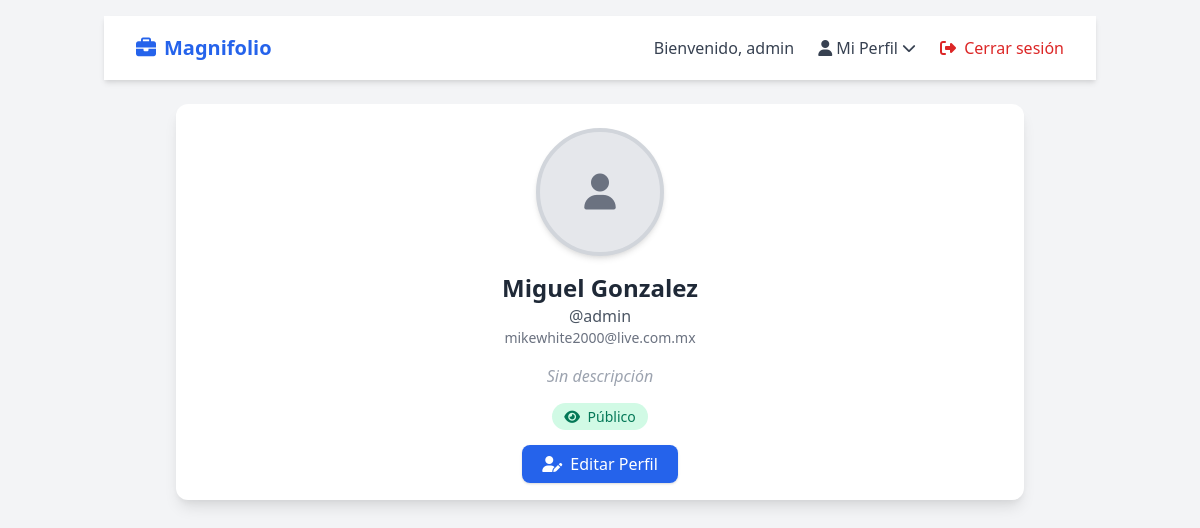
Before: /mi_perfil/ (signed in) with the older database file.
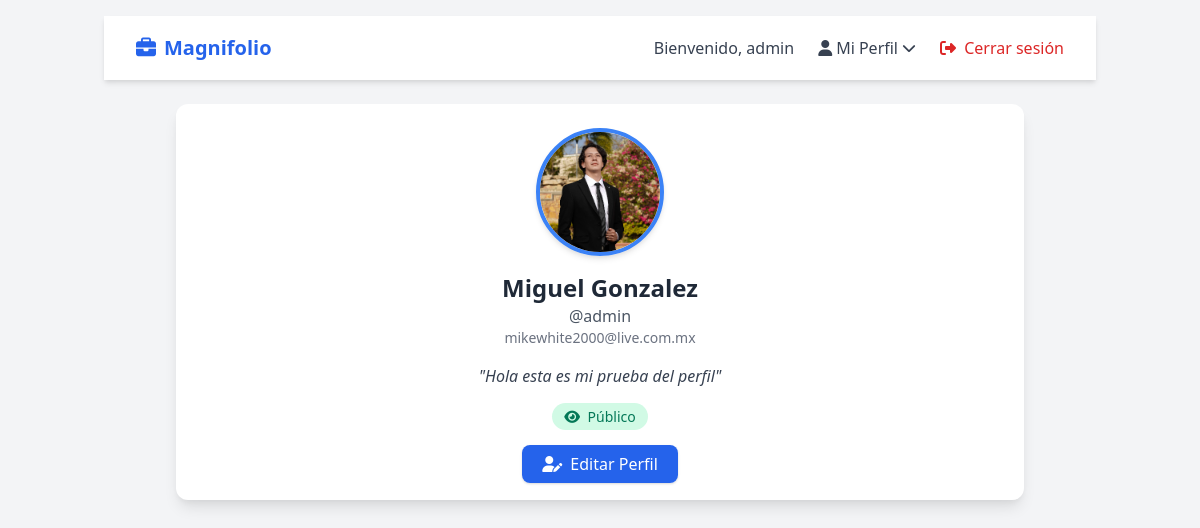
After: the same page with the newer database file.
### usuarios/models.py (models this page shows, shortened)
class Usuario(AbstractUser):
    descripcion = models.TextField(max_length=300, null=True, blank=True)
    foto_perfil = models.ImageField(upload_to='fotos/', null=True, blank=True)
    visible = models.BooleanField(default=True)

### usuarios/views.py (the view)
# urls.py: path("mi_perfil/", mi_perfil, name="mi_perfil"),
@login_required
def mi_perfil(request):
    return render(request, 'mi_perfil.html')

### templates/mi_perfil.html
{% extends 'base.html' %}
{% block navbar %}
    {% include 'navbar.html' %}
{% endblock %}
{% block content %}
    <div class="max-w-4xl mx-auto p-6">
        <div class="bg-white rounded-xl shadow-lg p-6 text-center relative">
            <div class="flex justify-center">
                {% if user.foto_perfil %}
                    <img src="{{ user.foto_perfil.url }}" alt="Foto de perfil"
                         class="w-32 h-32 rounded-full object-cover border-4 border-blue-500 shadow-md">
                {% else %}
                    <div class="w-32 h-32 flex items-center justify-center rounded-full bg-gray-200 text-gray-500 text-4xl border-4 border-gray-300 shadow-md">
                        <i class="fa-solid fa-user"></i>
                    </div>
                {% endif %}
            </div>
            <h1 class="text-2xl font-bold text-gray-800 mt-4">{{ user.first_name }} {{ user.last_name }}</h1>
            <p class="text-gray-600">@{{ user.username }}</p>
            <p class="text-sm text-gray-500">{{ user.email }}</p>
            {% if user.descripcion %}
                <p class="mt-4 text-gray-700 italic">"{{ user.descripcion }}"</p>
            {% else %}
                <p class="mt-4 text-gray-400 italic">Sin descripción</p>
            {% endif %}
            <div class="mt-4">
                {% if user.visible %}
                    <span class="px-3 py-1 text-sm rounded-full bg-green-100 text-green-700">
                        <i class="fa-solid fa-eye mr-1"></i> Público
                    </span>
                {% else %}
                    <span class="px-3 py-1 text-sm rounded-full bg-red-100 text-red-700">
                        <i class="fa-solid fa-eye-slash mr-1"></i> Privado
                    </span>
                {% endif %}
            </div>
            <div class="mt-6">
                <a href="{% url 'editar_perfil' %}"
                   class="px-5 py-2 bg-blue-600 text-white rounded-lg shadow hover:bg-blue-700 transition">
                    <i class="fa-solid fa-user-pen mr-1"></i> Editar Perfil
                </a>
            </div>
        </div>
    </div>
{% endblock %}

### templates/base.html (shortened to what this page needs)
{% load static %}
<!DOCTYPE html>
<html lang="es">
<head>
    <link href="https://cdn.jsdelivr.net/npm/tailwindcss@2.2.19/dist/tailwind.min.css" rel="stylesheet">
    <link rel="stylesheet" href="https://cdnjs.cloudflare.com/ajax/libs/font-awesome/6.5.1/css/all.min.css">
    <link  href="https://cdnjs.cloudflare.com/ajax/libs/cropperjs/1.5.13/cropper.min.css" rel="stylesheet">
</head>
<body class="bg-gray-100 text-gray-800">
    <div class="container mx-auto p-4">
    {% block navbar %}{% endblock %}
        {% block content %}{% endblock %}
    </div>
</body>
</html>

### templates/navbar.html (shortened to what this page needs)
{% load static %}
<!DOCTYPE html>
<html lang="es">
<head>
    <link href="https://cdn.jsdelivr.net/npm/tailwindcss@2.2.19/dist/tailwind.min.css" rel="stylesheet">
    <link rel="stylesheet" href="https://cdnjs.cloudflare.com/ajax/libs/font-awesome/6.5.1/css/all.min.css">
</head>
<body class="bg-gray-100 text-gray-800">
    <nav class="bg-white shadow-md">
        <div class="max-w-7xl mx-auto px-4 sm:px-6 lg:px-8">
            <div class="flex justify-between h-16">
                <div class="flex items-center">
                    <a href="{% url 'index' %}" class="text-xl font-bold text-blue-600 flex items-center">
                        <i class="fa-solid fa-briefcase mr-2"></i> Magnifolio
                    </a>
                </div>
                <div class="hidden md:flex items-center space-x-6">
                    {% if request.user.is_authenticated %}
                        <span class="text-gray-700">
                            Bienvenido, {{ request.user.username }}
                        </span>
                        <div class="relative">
                            <button id="perfil-btn" class="text-gray-700 hover:text-blue-600 transition flex items-center">
                                <i class="fa-solid fa-user mr-1"></i> Mi Perfil
                                <i class="fa-solid fa-chevron-down ml-1 text-sm"></i>
                            </button>
                        </div>
                        <a href="{% url 'logout' %}" class="text-red-600 hover:text-red-700 transition">
                            <i class="fa-solid fa-right-from-bracket mr-1"></i> Cerrar sesión
                        </a>
                    {% endif %}
                </div>
            </div>
        </div>
    </nav>
</body>
</html>

Changed rows visible on the page:
changed Usuario "Miguel": foto_perfil: picture added; descripcion (not shown) → "Hola esta es mi prueba del perfil"; foto_perfil empty → "fotos/admin_perfil.png" (drawn)
Other visible differences:
text no longer shown: "Sin descripción"
